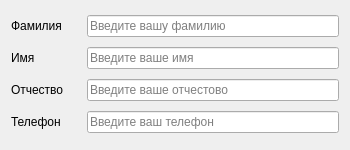
<?xml version="1.0" encoding="UTF-8"?>
<ui version="4.0">
 <class>Form</class>
 <widget class="QWidget" name="Form">
  <property name="geometry">
   <rect>
    <x>0</x>
    <y>0</y>
    <width>350</width>
    <height>150</height>
   </rect>
  </property>
  <property name="minimumSize">
   <size>
    <width>350</width>
    <height>150</height>
   </size>
  </property>
  <property name="windowTitle">
   <string>Form</string>
  </property>
  <layout class="QVBoxLayout" name="verticalLayout">
   <item>
    <layout class="QHBoxLayout" name="horizontalLayout">
     <item>
      <widget class="QLabel" name="label">
       <property name="minimumSize">
        <size>
         <width>70</width>
         <height>0</height>
        </size>
       </property>
       <property name="maximumSize">
        <size>
         <width>16777215</width>
         <height>20</height>
        </size>
       </property>
       <property name="text">
        <string>Фамилия</string>
       </property>
      </widget>
     </item>
     <item>
      <widget class="QLineEdit" name="lineEdit">
       <property name="placeholderText">
        <string>Введите вашу фамилию</string>
       </property>
      </widget>
     </item>
    </layout>
   </item>
   <item>
    <layout class="QHBoxLayout" name="horizontalLayout_2">
     <item>
      <widget class="QLabel" name="label_2">
       <property name="minimumSize">
        <size>
         <width>70</width>
         <height>0</height>
        </size>
       </property>
       <property name="maximumSize">
        <size>
         <width>16777215</width>
         <height>20</height>
        </size>
       </property>
       <property name="text">
        <string>Имя </string>
       </property>
      </widget>
     </item>
     <item>
      <widget class="QLineEdit" name="lineEdit_2">
       <property name="placeholderText">
        <string>Введите ваше имя</string>
       </property>
      </widget>
     </item>
    </layout>
   </item>
   <item>
    <layout class="QHBoxLayout" name="horizontalLayout_3">
     <item>
      <widget class="QLabel" name="label_3">
       <property name="minimumSize">
        <size>
         <width>70</width>
         <height>0</height>
        </size>
       </property>
       <property name="maximumSize">
        <size>
         <width>16777215</width>
         <height>20</height>
        </size>
       </property>
       <property name="text">
        <string>Отчество</string>
       </property>
      </widget>
     </item>
     <item>
      <widget class="QLineEdit" name="lineEdit_3">
       <property name="placeholderText">
        <string>Введите ваше отчестово</string>
       </property>
      </widget>
     </item>
    </layout>
   </item>
   <item>
    <layout class="QHBoxLayout" name="horizontalLayout_4">
     <item>
      <widget class="QLabel" name="label_4">
       <property name="minimumSize">
        <size>
         <width>70</width>
         <height>0</height>
        </size>
       </property>
       <property name="maximumSize">
        <size>
         <width>16777215</width>
         <height>20</height>
        </size>
       </property>
       <property name="text">
        <string>Телефон</string>
       </property>
      </widget>
     </item>
     <item>
      <widget class="QLineEdit" name="lineEdit_4">
       <property name="placeholderText">
        <string>Введите ваш телефон</string>
       </property>
      </widget>
     </item>
    </layout>
   </item>
  </layout>
 </widget>
 <resources/>
 <connections/>
</ui>
